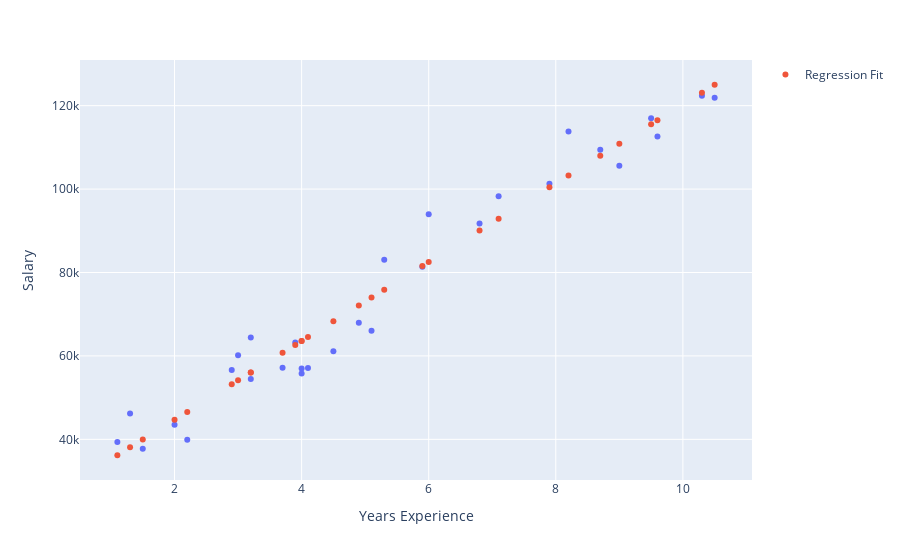

The notebook cell saved with this chart:
### Code cell
plot=py.scatter(df, x='YearsExperience', y='Salary', labels={'Salary': 'Salary', 'YearsExperience': 'Years Experience'})
plot.add_traces(go.Scatter(x=df['YearsExperience'], y=model1.predict(), name='Regression Fit', mode="markers"))
plot.show()

### Figure 1 — Plotly figure (JSON) as saved in the notebook; plotly's stock layout.template omitted (floating-point values rounded to 4 significant figures)
{"data": [{"hovertemplate": "Years Experience=%{x}<br>Salary=%{y}<extra></extra>", "legendgroup": "", "marker": {"color": "#636efa", "symbol": "circle"}, "mode": "markers", "name": "", "orientation": "v", "showlegend": false, "type": "scatter", "x": [1.1, 1.3, 1.5, 2, 2.2, 2.9, 3, 3.2, 3.2, 3.7, 3.9, 4, 4, 4.1, 4.5, 4.9, 5.1, 5.3, 5.9, 6, 6.8, 7.1, 7.9, 8.2, 8.7, 9, 9.5, 9.6, 10.3, 10.5], "xaxis": "x", "y": [39343, 46205, 37731, 43525, 39891, 56642, 60150, 54445, 64445, 57189, 63218, 55794, 56957, 57081, 61111, 67938, 66029, 83088, 81363, 93940, 91738, 98273, 101302, 113812, 109431, 105582, 116969, 112635, 122391, 121872], "yaxis": "y"}, {"mode": "markers", "name": "Regression Fit", "type": "scatter", "x": [1.1, 1.3, 1.5, 2, 2.2, 2.9, 3, 3.2, 3.2, 3.7, 3.9, 4, 4, 4.1, 4.5, 4.9, 5.1, 5.3, 5.9, 6, 6.8, 7.1, 7.9, 8.2, 8.7, 9, 9.5, 9.6, 10.3, 10.5], "y": [36190.0, 38080.0, 39970.0, 44690.0, 46580.0, 53200.0, 54140.0, 56030.0, 56030.0, 60760.0, 62650.0, 63590.0, 63590.0, 64540.0, 68320.0, 72100.0, 73990.0, 75880.0, 81550.0, 82490.0, 90050.0, 92890.0, 100400.0, 103300.0, 108000.0, 110800.0, 115600.0, 116500.0, 123100.0, 125000.0]}], "layout": {"legend": {"tracegroupgap": 0}, "margin": {"t": 60}, "xaxis": {"anchor": "y", "domain": [0, 1], "title": {"text": "Years Experience"}}, "yaxis": {"anchor": "x", "domain": [0, 1], "title": {"text": "Salary"}}}}
